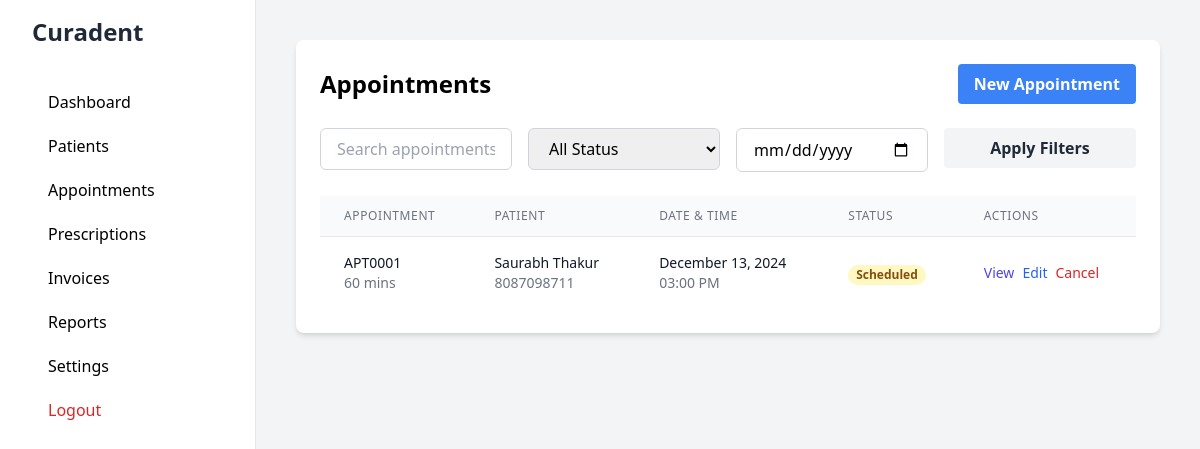
The app's page /appointments/ (signed in), older data.
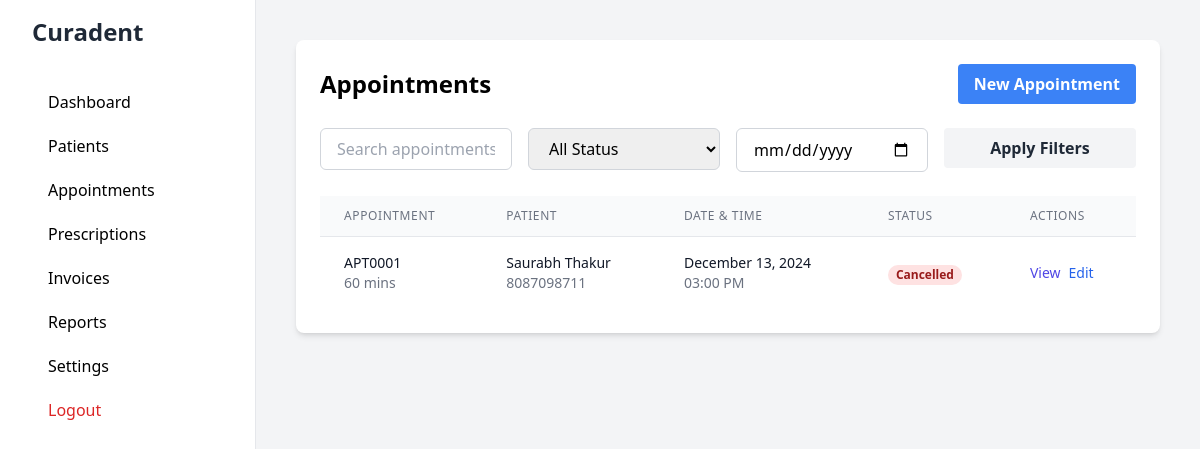
The same page, newer data.
### app/models/appointment.py (models this page shows, shortened)
class Appointment(db.Model):
    __tablename__ = 'appointments'
    id = db.Column(db.Integer, primary_key=True)
    appointment_number = db.Column(db.String(20), unique=True)
    patient_id = db.Column(db.Integer, db.ForeignKey('patients.id'), nullable=False)
    date = db.Column(db.Date, nullable=False)
    time = db.Column(db.Time, nullable=False)
    duration = db.Column(db.Integer, default=30)  # in minutes
    status = db.Column(db.String(20), default='scheduled')  # scheduled, completed, cancelled
    reason = db.Column(db.Text)
    notes = db.Column(db.Text)
    created_at = db.Column(db.DateTime, default=datetime.utcnow)
    updated_at = db.Column(db.DateTime, default=datetime.utcnow, onupdate=datetime.utcnow)
    patient = db.relationship('Patient', backref='appointments')
    @property
    def status_badge_color(self):
        status_colors = {
            'scheduled': 'yellow',
            'completed': 'green',
            'cancelled': 'red'
        }
        return status_colors.get(self.status, 'gray')

### app/models/patient.py (models this page shows, shortened)
class Patient(db.Model):
    __tablename__ = 'patients'
    id = db.Column(db.Integer, primary_key=True)
    registration_number = db.Column(db.String(20), unique=True)
    first_name = db.Column(db.String(50), nullable=False)
    last_name = db.Column(db.String(50))
    date_of_birth = db.Column(db.Date)
    gender = db.Column(db.String(10))
    blood_group = db.Column(db.String(5))
    phone = db.Column(db.String(20))
    email = db.Column(db.String(120))
    address = db.Column(db.Text)
    medical_history = db.Column(db.Text)
    allergies = db.Column(db.Text)
    created_at = db.Column(db.DateTime, default=datetime.utcnow)
    updated_at = db.Column(db.DateTime, default=datetime.utcnow, onupdate=datetime.utcnow)
    invoices = db.relationship('Invoice', lazy=True)
    @property
    def full_name(self):
        if self.last_name:
            return f"{self.first_name} {self.last_name}"
        return self.first_name

### app/routes/main.py (the view)
@main_bp.route('/appointments')
@login_required
def appointments():
    return redirect(url_for('appointment.appointments'))

### app/__init__.py (called while the page is built)
def create_app():
    app = Flask(__name__)
    app.config.from_object(Config)
    db.init_app(app)
    migrate.init_app(app, db)
    login_manager.init_app(app)
    from app.routes.auth import auth_bp
    from app.routes.main import main_bp
    from app.routes.appointment import appointment_bp
    from app.routes.prescription import prescription_bp
    from app.routes.invoice import invoice_bp
    app.register_blueprint(auth_bp)
    app.register_blueprint(main_bp)
    app.register_blueprint(appointment_bp)
    app.register_blueprint(prescription_bp)
    app.register_blueprint(invoice_bp)
    @app.context_processor
    def inject_settings():
        from app.models.settings import ClinicSettings
        settings = ClinicSettings.get_settings()
        return dict(clinic_settings=settings)
    return app

### app/models/user.py (called while the page is built)
@login_manager.user_loader
def load_user(id):
    return User.query.get(int(id))

### app/templates/dashboard/appointments/index.html (shortened to what the changed rows need)
{% extends "base.html" %}
{% block content %}
<div class="bg-white rounded-lg shadow-md p-6">
    <div class="flex justify-between items-center mb-6">
        <h1 class="text-2xl font-bold">Appointments</h1>
    </div>
    <div class="overflow-x-auto">
        <table class="min-w-full divide-y divide-gray-200">
            <thead class="bg-gray-50">
                <tr>
                    <th class="px-6 py-3 text-left text-xs font-medium text-gray-500 uppercase tracking-wider">
                        Appointment
                    </th>
                    <th class="px-6 py-3 text-left text-xs font-medium text-gray-500 uppercase tracking-wider">
                        Patient
                    </th>
                    <th class="px-6 py-3 text-left text-xs font-medium text-gray-500 uppercase tracking-wider">
                        Date & Time
                    </th>
                    <th class="px-6 py-3 text-left text-xs font-medium text-gray-500 uppercase tracking-wider">
                        Status
                    </th>
                    <th class="px-6 py-3 text-left text-xs font-medium text-gray-500 uppercase tracking-wider">
                        Actions
                    </th>
                </tr>
            </thead>
            <tbody class="bg-white divide-y divide-gray-200">
                {% for appointment in appointments.items %}
                <tr>
                    <td class="px-6 py-4 whitespace-nowrap">
                        <div class="text-sm font-medium text-gray-900">{{ appointment.appointment_number }}</div>
                        <div class="text-sm text-gray-500">{{ appointment.duration }} mins</div>
                    </td>
                    <td class="px-6 py-4">
                        <div class="text-sm font-medium text-gray-900">{{ appointment.patient.full_name }}</div>
                        <div class="text-sm text-gray-500">{{ appointment.patient.phone }}</div>
                    </td>
                    <td class="px-6 py-4 whitespace-nowrap">
                        <div class="text-sm text-gray-900">{{ appointment.date.strftime('%B %d, %Y') }}</div>
                        <div class="text-sm text-gray-500">{{ appointment.time.strftime('%I:%M %p') }}</div>
                    </td>
                    <td class="px-6 py-4 whitespace-nowrap">
                        <span class="px-2 inline-flex text-xs leading-5 font-semibold rounded-full
                                   bg-{{ appointment.status_badge_color }}-100 text-{{ appointment.status_badge_color }}-800">
                            {{ appointment.status.title() }}
                        </span>
                    </td>
                    <td class="px-6 py-4 whitespace-nowrap text-sm font-medium">
                        <div class="flex space-x-2">
                            <a href="{{ url_for('appointment.view_appointment', id=appointment.id) }}"
                               class="text-indigo-600 hover:text-indigo-900">View</a>
                            <a href="{{ url_for('appointment.edit_appointment', id=appointment.id) }}"
                               class="text-blue-600 hover:text-blue-900">Edit</a>
                            {% if appointment.status == 'scheduled' %}
                            <button onclick="showCancelModal('{{ appointment.id }}')"
                                    class="text-red-600 hover:text-red-900">Cancel</button>
                            {% endif %}
                        </div>
                    </td>
                </tr>
                {% endfor %}
            </tbody>
        </table>
    </div>
</div>
{% endblock %}

Row changes from the older to the newer data that the page shows:
changed Appointment "APT0001": status "Scheduled" → "Cancelled"; no longer shows "Cancel"
